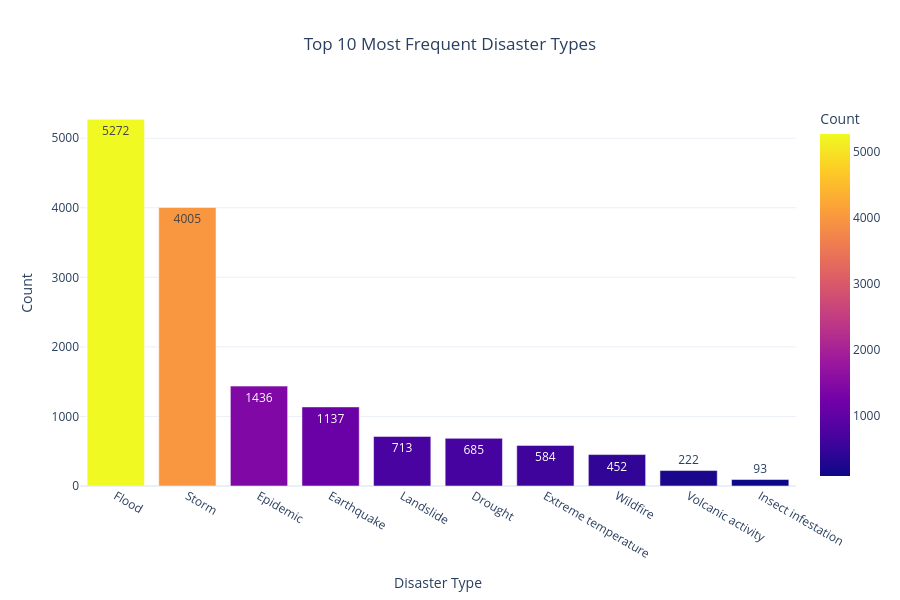

This figure's notebook cell:
### Code cell
#Visualization 2: Top 10 Disaster Types
#Business Question

#Which natural disasters occur most frequently?

disaster_type = (
    df["Disaster Type"]
      .value_counts()
      .head(10)
      .reset_index()
)

disaster_type.columns = [
    "Disaster Type",
    "Count"
]

fig = px.bar(
    disaster_type,
    x="Disaster Type",
    y="Count",
    color="Count",
    text="Count",
    title="Top 10 Most Frequent Disaster Types"
)

fig.update_layout(
    template="plotly_white",
    title_x=0.5,
    height=600
)

fig.show()

### Figure 1 — Plotly figure (JSON) as saved in the notebook; plotly's stock layout.template omitted (floating-point values rounded to 4 significant figures)
{"data": [{"hovertemplate": "Disaster Type=%{x}<br>Count=%{marker.color}<extra></extra>", "legendgroup": "", "marker": {"color": [5272, 4005, 1436, 1137, 713, 685, 584, 452, 222, 93], "coloraxis": "coloraxis", "pattern": {"shape": ""}}, "name": "", "orientation": "v", "showlegend": false, "text": [5272.0, 4005.0, 1436.0, 1137.0, 713.0, 685.0, 584.0, 452.0, 222.0, 93.0], "textposition": "auto", "type": "bar", "x": ["Flood", "Storm", "Epidemic", "Earthquake", "Landslide", "Drought", "Extreme temperature ", "Wildfire", "Volcanic activity", "Insect infestation"], "xaxis": "x", "y": [5272, 4005, 1436, 1137, 713, 685, 584, 452, 222, 93], "yaxis": "y"}], "layout": {"barmode": "relative", "coloraxis": {"colorbar": {"title": {"text": "Count"}}, "colorscale": [[0, "#0d0887"], [0.1111, "#46039f"], [0.2222, "#7201a8"], [0.3333, "#9c179e"], [0.4444, "#bd3786"], [0.5556, "#d8576b"], [0.6667, "#ed7953"], [0.7778, "#fb9f3a"], [0.8889, "#fdca26"], [1, "#f0f921"]]}, "height": 600, "legend": {"tracegroupgap": 0}, "title": {"text": "Top 10 Most Frequent Disaster Types", "x": 0.5}, "xaxis": {"anchor": "y", "domain": [0, 1], "title": {"text": "Disaster Type"}}, "yaxis": {"anchor": "x", "domain": [0, 1], "title": {"text": "Count"}}}}
